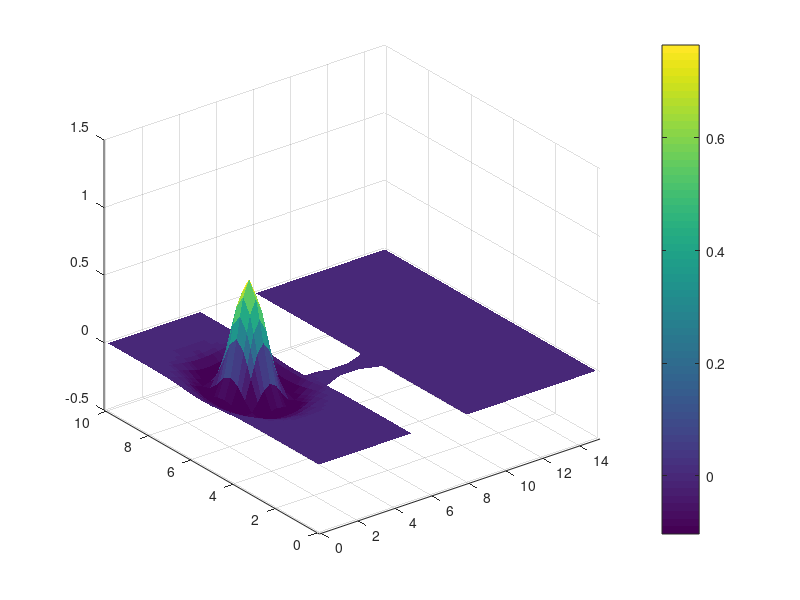

The MATLAB script that drew this image: (Note: this script raises an error after producing the figure.)
clear variables
close all
clc

% load("MK_Full_Room.mat");
% load("MK_trunc_Room.mat");
load("MK_thin_tube_Room.mat");

M = -M;

c = 1; L = 8; TM = 15; % 0.6
Lambda = L/10;

m_L = 1; % 1:1:20;

xNd = Mesh.Nodes(:,1);
yNd = Mesh.Nodes(:,2);

Xsrc = 2.5;
Ysrc = 5.5;
d = (xNd-Xsrc).^2+(yNd-Ysrc).^2;

a = (1/pi/(Lambda^4));
b = (1-0.5*(d)./(Lambda^2));
U0 = a*b.*exp(-d./2./(Lambda^2));

Nt_L = 301;
dT_L = TM./Nt_L;
h = 0.5;

[XX,YY] = meshgrid(unique(xNd),unique(yNd));
% % for full room
% vizz = reshape(U0,[41,61]);
% figure,surf(XX,YY,vizz),shading flat

% % for truncated room

rect1 = find(xNd<=5)';

% x_L = length(unique(xNd));
y_L = length(unique(yNd(rect1)));

rect1resh = [y_L,length(rect1)/y_L];

rect12 = find((xNd==5)&(yNd>=4)&(yNd<=5))';
rect23 = find((xNd==8)&(yNd>=4)&(yNd<=5))';
rect2 = find((xNd>5)&(xNd<8))';
rect2resh = [5,2+length(rect2)/5];

rect3 = find(xNd>=8)';
rect3resh = [y_L,length(rect3)/y_L];

xrect1 = unique(xNd(rect1));
xrect2 = reshape(xNd([rect12 rect2 rect23]),[5 13]);
xrect3 = unique(xNd(rect3));

yrect1 = unique(yNd(rect1));
yrect2 = reshape(yNd([rect12 rect2 rect23]),[5 13]);
yrect3 = unique(yNd(rect3));


CFL = zeros(1,length(dT_L));
for jt=1:length(Nt_L)
    dT = dT_L(jt);
    N_t = Nt_L(jt);
    CFL(jt) = c*dT/h;
                            % Mo(N_t) = struct("cdata",[],"colormap",[]);
    for jm=1:length(m_L)
        m = m_L(jm);
        Unm = U0;
        Un = U0;
        NN = inv(M)*K; %#ok<*MINV>
        KK = sparse(zeros(size(K)));
        for oo=1:m
            KK = KK + ( (c*dT)^(2*oo)/factorial(2*oo) )*((NN)^(oo));
        end
                            % f = figure;
                            % f.Visible = "off";
                            % Unp_vis = reshape(U0,[41,61]);
                            % surf(XX,YY,Unp_vis);
                            % shading flat;
                            % ylim([-0.1 10.1]);
                            % xlim([-0.1 15.1]);
                            % zlim([-0.5 1.5])
                            % grid on;
                            % colorbar
                            % clim([-0.3 1]);
                            % % fontsize(gcf, 14, "points")
                            % drawnow;
                            % Mo(1) = getframe(gcf);
        for kt=2:N_t
            Unp = 2*Un-Unm+(2*KK)*Un;
            Unm = Un;
            Un = Unp;
            if mod(kt,1)==0
        % Unp_vis = reshape(Unp,[41,61]);   % for full room
        % surf(XX,YY,Unp_vis);              % for full room
                              
                Unp1 = reshape(Unp(rect1),rect1resh);
                Unp2 = reshape(Unp([rect12 rect2 rect23]),rect2resh);
                Unp3 = reshape(Unp(rect3),rect3resh);

                surf(xrect1,yrect1,Unp1), hold on;
                surf(xrect2,yrect2,Unp2)
                surf(xrect3,yrect3,Unp3), hold off;
                shading flat;
                ylim([-0.1 10.1]);
                xlim([-0.1 15.1]);
                zlim([-0.5 1.5])
                grid on;
                colorbar
                % view(2)
                clim([-0.3 1]);
                % fontsize(gcf, 14, "points")
                drawnow;
                pause(0.05)

                            % Mo(kt) = getframe(gcf);
            end
        end
    end
end

                            % f.Visible = "on";
                            % movie(Mo)
                            % wvidObj = VideoWriter("plot2D","MPEG-4");
                            % open(wvidObj)
                            % writeVideo(wvidObj,Mo)
                            % close(wvidObj)


%% transformation function

% x1 = 5:0.001:6;
% y1low = x1/4+11/4;
% y1high = -x1/4 + 25/4;
% 
% x3 = 7:0.001:8;
% y3low = -x3/4+6;
% y3high = x3/4+3;
% 
% x2 = 6:0.001:7;
% y2low = 0*x+4;
% y2high = 0*x+5;
% yc = 4.5;
% y2low = yc + (yc-y2low)/2;
% y2high = yc - (y2high-yc)/2;
% 
% 
% figure, plot(x1,y1low,x1,y1high)
% hold on
% plot(x3,y3low,x3,y3high)
% plot(x2,y2low,x2,y2high)

%% Boundary condititions

% xx1 = find(xNd==0);
% xx2 = find(xNd==15);
% figure,plot(xNd(xx1), yNd(xx1),"*b", xNd(xx2), yNd(xx2),"*b");
% 
% yy1 = find(yNd==0);
% yy2 = find(yNd==10);
% hold on, plot(xNd(yy1), yNd(yy1),"*b", xNd(yy2), yNd(yy2),"*b");
% 
% yy11 = find((xNd>=5)&(xNd<=8)&(yNd==4));
% yy12 = find((xNd>=5)&(xNd<=8)&(yNd==5));
% hold on, plot(xNd(yy11), yNd(yy11),"*b", xNd(yy12), yNd(yy12),"*b");
% 
% xx111 = find((yNd<=4)&(xNd==5));
% xx112 = find((yNd>=5)&(xNd==5));
% hold on, plot(xNd(xx111), yNd(xx111),"*b", xNd(xx112), yNd(xx112),"*b");
% 
% xx121 = find((yNd<=4)&(xNd==8));
% xx122 = find((yNd>=5)&(xNd==8));
% hold on, plot(xNd(xx121), yNd(xx121),"*b", xNd(xx122), yNd(xx122),"*b");
% % % % % % figure,
% % % % % % plot3(xNd,yNd,rkr,".")
% % % % % % shading flat